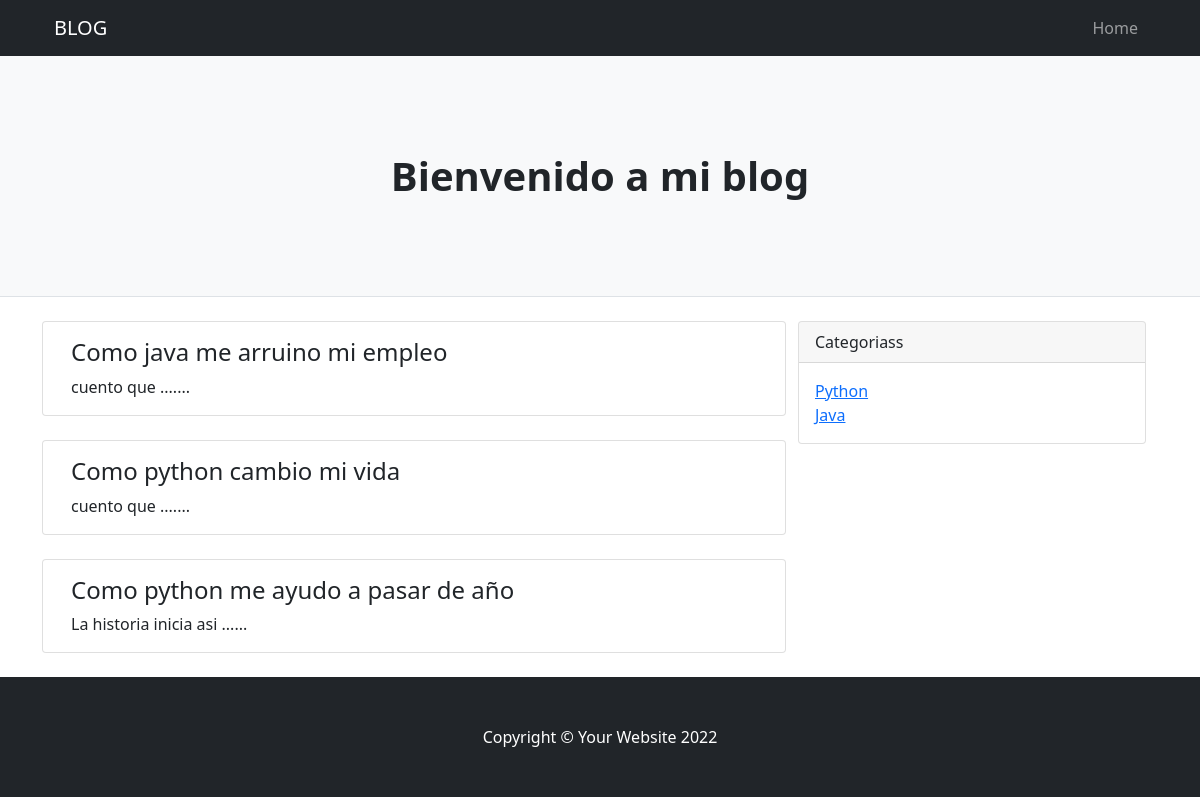
The page / on the database its author committed.
### blog/models.py (models this page shows, shortened)
class Post(models.Model):
    categoria = models.ForeignKey(Categoria,on_delete=models.CASCADE)
    titulo = models.CharField(max_length=200)
    descripcion = models.CharField(max_length=200)

class Categoria(models.Model):
    nombre = models.CharField(max_length=200)
    pub_date = models.DateTimeField('fecha de registro',auto_now=True)

### blog/views.py (the view)
# urls.py: path('', views.index, name="index"),
def index(request):
    post_list = Post.objects.order_by('titulo')[:6]
    categories_list = Categoria.objects.all()
    context = {
        'post_list' : post_list ,
        'categories_list': categories_list
    }
    return render(request,'index.html',context)

### blog/templates/index.html (shortened to what this page needs)
{% load static %}
<!DOCTYPE html>
<html lang="en">
    <head>
        <link href="{% static 'vendor/bootstrap/css/bootstrap.min.css' %}" rel="stylesheet">
    <link href="{% static 'css/styles.css' %}" rel="stylesheet">
    </head>
    <body>
        <nav class="navbar navbar-expand-lg navbar-dark bg-dark">
            <div class="container">
                <a class="navbar-brand" href="#!">BLOG</a>
                <div class="collapse navbar-collapse" id="navbarSupportedContent">
                    <ul class="navbar-nav ms-auto mb-2 mb-lg-0">
                        <li class="nav-item"><a class="nav-link" href="#">Home</a></li>
                    </ul>
                </div>
            </div>
        </nav>
        <header class="py-5 bg-light border-bottom mb-4">
            <div class="container">
                <div class="text-center my-5">
                    <h1 class="fw-bolder">Bienvenido a mi blog</h1>
                </div>
            </div>
        </header>
        <div class="container">
            <div class="row">
                <div class="col-lg-8">
                    <div class="row">
                            {% for post in post_list %}
                            <div class="card mb-4">
                                <div class="card-body">
                                    <h2 class="card-title h4">{{ post.titulo}}</h2>
                                    <p class="card-text">{{ post.descripcion}}</p>
                                </div>
                            </div>
                            {% endfor %}
                    </div>
                </div>
                <div class="col-lg-4">
                    <div class="card mb-4">
                        <div class="card-header">Categoriass</div>
                        <div class="card-body">
                            <div class="row">
                                <div class="col-sm-6">
                                    <ul class="list-unstyled mb-0">
                                        {% for cat in categories_list %}
                                        <li><a href="/categoria/{{ cat.id }}"">{{ cat.nombre }}</a></li>
                                        {% endfor %}
                                    </ul>
                                </div>
                            </div>
                        </div>
                    </div>
                </div>
            </div>
        </div>
        <footer class="py-5 bg-dark">
            <div class="container"><p class="m-0 text-center text-white">Copyright &copy; Your Website 2022</p></div>
        </footer>
    </body>
</html>

### rows shown on the page
Post: titulo "Como java me arruino mi empleo", descripcion "cuento que ......."
Post: titulo "Como python cambio mi vida", descripcion "cuento que ......."
Post: titulo "Como python me ayudo a pasar de año", descripcion "La historia inicia asi ......"
Categoria: nombre "Python"
Categoria: nombre "Java"
